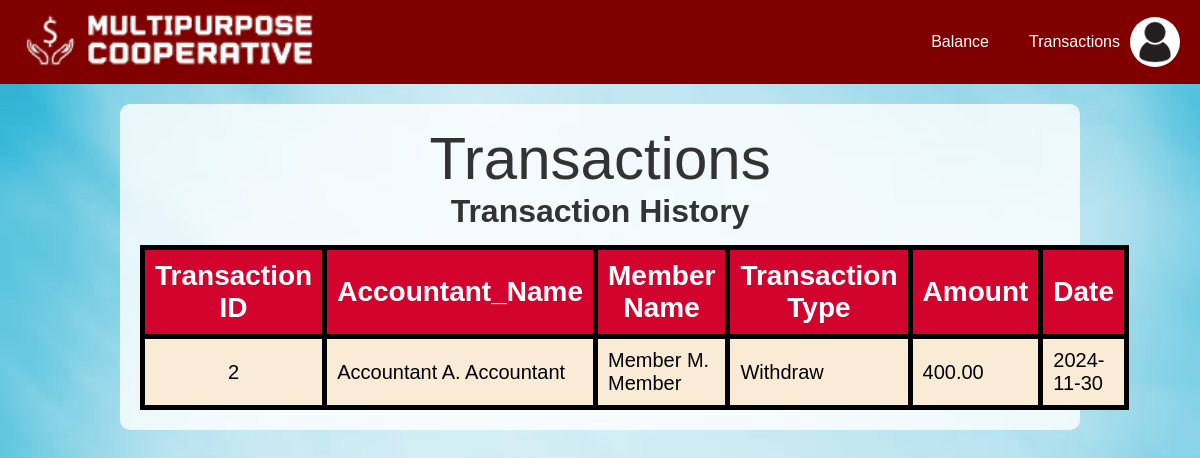
/coop/memtransac_history.php (signed in), run on the app's committed database.
### tables this page shows
CREATE TABLE `Member` (
  `User_id` int(5) NOT NULL,
  `Name` varchar(100) NOT NULL,
  `Email` varchar(100) NOT NULL,
  `Password` varchar(20) NOT NULL,
  `ProfilePic` varchar(30) NOT NULL,
  `Balance` decimal(10,2) DEFAULT NULL
);

CREATE TABLE `Transactions` (
  `Transaction_id` int(11) NOT NULL,
  `Accountant_Name` varchar(100) NOT NULL,
  `Member_Name` varchar(100) NOT NULL,
  `Transaction_Type` varchar(20) NOT NULL,
  `Amount` decimal(10,2) DEFAULT NULL,
  `Date` varchar(20) NOT NULL,
  `Status` varchar(20) NOT NULL
);

### coop/memtransac_history.php (the view, shortened to what this page needs)
<?php
include 'dbconnect.php';
$role = isset($_SESSION['role']) ? $_SESSION['role'] : '';
$userID = isset($_SESSION['UserID']) ? $_SESSION['UserID'] : '';
$memname = isset($_SESSION['member_name']) ? $_SESSION['member_name'] : '';
$profileImagePath = 'uploads/admin.jpg';
if ($userID && $role) {
    if ($role === 'Administrator') {
        $sql = "SELECT * FROM Administrator WHERE User_id = '$userID'";
    } elseif ($role === 'Accountant') {
        $sql = "SELECT * FROM Accountant WHERE User_id = '$userID'";
    } elseif ($role === 'Member') {
        $sql = "SELECT * FROM Member WHERE User_id = '$userID'";
    } else {
        echo "Invalid role or table.";
    }
    if (!empty($sql)) {
        $result = $conn->query($sql);
        if ($result && $result->num_rows > 0) {
            $user = $result->fetch_assoc();
            $profileImagePath = isset($user['ProfilePic']) && !empty($user['ProfilePic']) ? $user['ProfilePic'] : 'uploads/admin.jpg';
        }
    }
    else {
        echo "Invalid role or table.";
    }
}
?>
<!DOCTYPE html>
<html lang="en">
<head>
    <link rel="stylesheet" href="style.css">
</head>
<body>
    <div class="top-banner">
        <div class="logo">
            <a href="homepage.php"><img src="logo.png" alt="Logo"></a>
        </div>
        <div class="menu-bar">
            <?php
                if (isset($role) && $role === 'Member') {
                    echo '<a href="balance.php">Balance</a>';
                } else {
                    echo '<a href="activeloans.php">Loans</a>';
                }
            ?>
            <?php
                if (isset($role) && $role === 'Member') {
            ?>
                <a href="memtransac_history.php">Transactions</a>
            <?php } ?>
        </div>
        <div class="profile">
            <button class="profile-btn" onclick="toggleMenu()">
                <img src="<?php echo $profileImagePath; ?>" alt="Profile Picture">
            </button>
        </div>
    </div>
    <div class="content">
        <label class='pagetitle';>Transactions</label>
        <br>
                <?php
                    $sql_Completed = "SELECT * FROM Transactions WHERE Status = 'Completed' and Member_Name = '$memname'";
                    $result_Completed = mysqli_query($conn, $sql_Completed);
                    if (mysqli_num_rows($result_Completed) > 0) {
                    ?>
                        <h1>Transaction History</h1>
                        <table>
                            <th><label style="color: white;">Transaction ID</label></th>
                            <th><label style="color: white;">Accountant_Name</label></th>
                            <th><label style="color: white;">Member Name</label></th>
                            <th><label style="color: white;">Transaction Type</label></th>
                            <th><label style="color: white;">Amount</label></th>
                            <th><label style="color: white;">Date</label></th>
                            <?php
                                while ($row = mysqli_fetch_array($result_Completed)) {
                            ?>
                            <tr>
                                <td style="text-align: center;"><?php echo $row["Transaction_id"]; ?></td>
                                <td><?php echo $row["Accountant_Name"]; ?></td>
                                <td><?php echo $row["Member_Name"]; ?></td>
                                <td><?php echo $row["Transaction_Type"]; ?></td>
                                <td><?php echo $row["Amount"]; ?></td>
                                <td><?php echo $row["Date"]; ?></td>
                            </tr>
                            <?php
                            }
                            ?>
                        </table>
                        <?php
                            }
                            else{
                                echo "No previous transactions";
                            }
                        ?>
    </div>
</body>
</html>

### coop/style.css (style rules this page uses)
* { margin: 0; padding: 0; box-sizing: border-box; font-family: Arial, sans-serif; }
body { background-image: url('homepagebg.jpg'); background-size: cover; background-repeat: no-repeat; background-attachment: fixed; }
.top-banner { display: flex; justify-content: space-between; align-items: center; background-color: #800000; color: white; padding: 10px 20px; position: relative; z-index: 10; }
.logo { display: flex; align-items: center; }
.logo img { width: 300px; height: 60px; margin-right: 15px; }
.menu-bar { display: flex; gap: 20px; margin-left: auto; align-items: center; }
.menu-bar a { text-decoration: none; color: white; font-size: 16px; padding: 5px 10px; transition: background-color 0.3s; }
.profile { display: flex; align-items: center; gap: 15px; }
.profile-btn { border: none; background: none; cursor: pointer; display: inline-block; width: 50px; height: 50px; border-radius: 50%; overflow: hidden; }
.profile-btn img { width: 100%; height: 100%; object-fit: cover; }
.profile-table th, td { border: 1px solid #ddd; padding: 10px; text-align: left; }

### coop/memtransac_history.php (style rules this page uses)
.content { margin-top: 20px; padding: 20px; background: rgba(255, 255, 255, 0.8); border-radius: 10px; width: 80%; margin-left: auto; margin-right: auto; text-align: center; }
.pagetitle { color: #333; margin-bottom: 30px; font-size: 60px; }
table { margin: 0 auto; background-color: antiquewhite; }
td { font-size: 20px; text-allign: center; padding: 10px; }
th { font-size: 28px; text-allign: center; padding: 10px; background-color: rgb(210, 4, 45); }
table, th, tr, td { border: solid 5px; border-collapse: collapse; }
.content h1 { color: #333; margin-bottom: 15px; }

### data on the page
member: ProfilePic (picture)
transactions: Transaction_id "2", Accountant_Name "Accountant A. Accountant", Member_Name "Member M. Member", Transaction_Type "Withdraw", Amount "400.00", Date "2024-11-30"
